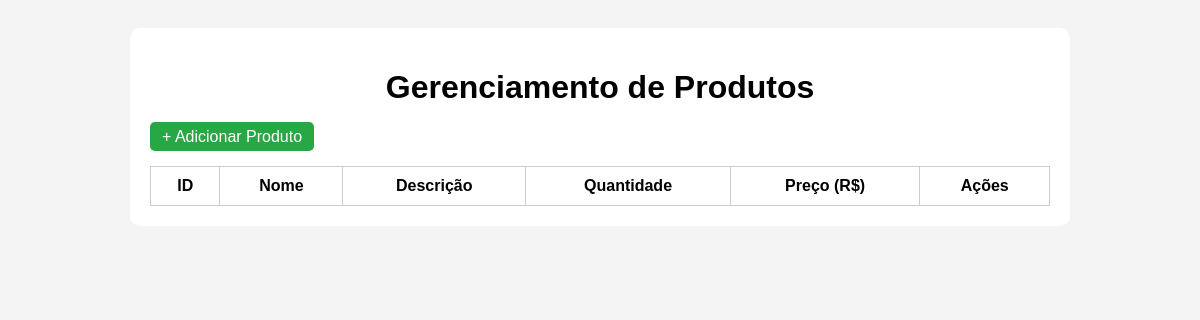
Before: / with the older database file.
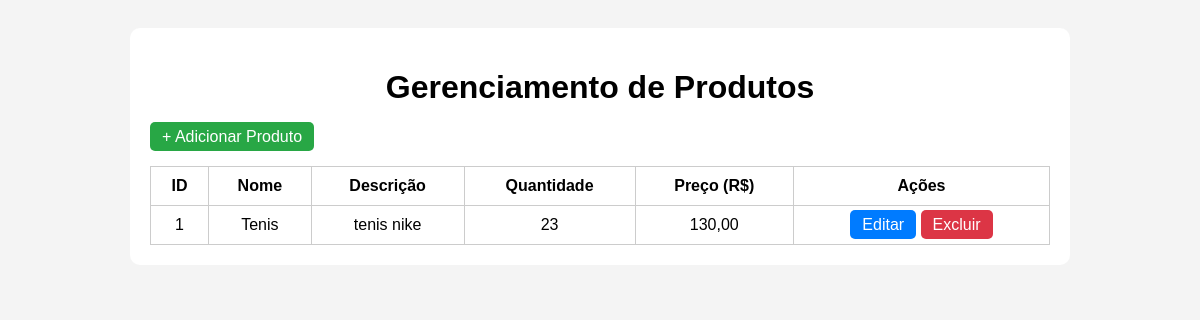
After: the same page with the newer database file.
### tables this page shows
CREATE TABLE produtos (
            id INTEGER PRIMARY KEY AUTOINCREMENT,
            nome TEXT NOT NULL,
            descricao TEXT,
            quantidade INTEGER NOT NULL,
            preco REAL NOT NULL,
            categoria TEXT
        );

### index.php (the view, shortened to what this page needs)
<?php
require_once 'includes/db_connect.php';
?>
<!DOCTYPE html>
<html lang="pt-br">
<head>
    <link rel="stylesheet" href="Assets/css/style.css">
</head>
<body>
    <div class="container">
        <h1>Gerenciamento de Produtos</h1>
        <a href="#" class="btn" id="openModal">+ Adicionar Produto</a>
        <table>
            <thead>
                <tr>
                    <th>ID</th>
                    <th>Nome</th>
                    <th>Descrição</th>
                    <th>Quantidade</th>
                    <th>Preço (R$)</th>
                    <th>Ações</th>
                </tr>
            </thead>
            <tbody>
                <?php
                $query = "SELECT * FROM produtos ORDER BY id DESC";
                $result = $db->query($query);
                if ($result instanceof SQLite3Result) {
                    while ($produto = $result->fetchArray(SQLITE3_ASSOC)) {
                        echo "<tr>
                            <td>{$produto['id']}</td>
                            <td>{$produto['nome']}</td>
                            <td>{$produto['descricao']}</td>
                            <td>{$produto['quantidade']}</td>
                            <td>" . number_format($produto['preco'], 2, ',', '.') . "</td>
                            <td>
                                <a href='produtos/editar.php?id={$produto['id']}' class='btn-edit'>Editar</a>
                                <a href='produtos/excluir.php?id={$produto['id']}' class='btn-delete' onclick='return confirm(\"Tem certeza que deseja excluir?\")'>Excluir</a>
                            </td>
                        </tr>";
                    }
                } else {
                    echo "Erro ao obter os dados: " . $db->lastErrorMsg();
                }
                ?>
            </tbody>
        </table>
    </div>
</body>
</html>

### assets/css/style.css (style rules this page uses)
body { font-family: Arial, sans-serif; background-color: #f4f4f4; padding: 20px; }
.container { max-width: 900px; margin: auto; background: #fff; padding: 20px; border-radius: 10px; }
h1 { text-align: center; }
table { width: 100%; border-collapse: collapse; margin-top: 20px; }
table th, table td { border: 1px solid #ccc; padding: 10px; text-align: center; }
a.btn, .btn-edit, .btn-delete { padding: 6px 12px; text-decoration: none; border-radius: 5px; color: #fff; }
a.btn { background-color: #28a745; }
.btn-edit { background-color: #007bff; }
.btn-delete { background-color: #dc3545; }

Changed rows visible on the page:
added produtos: id "1", nome "Tenis", descricao "tenis nike", quantidade "23", preco "130,00"
